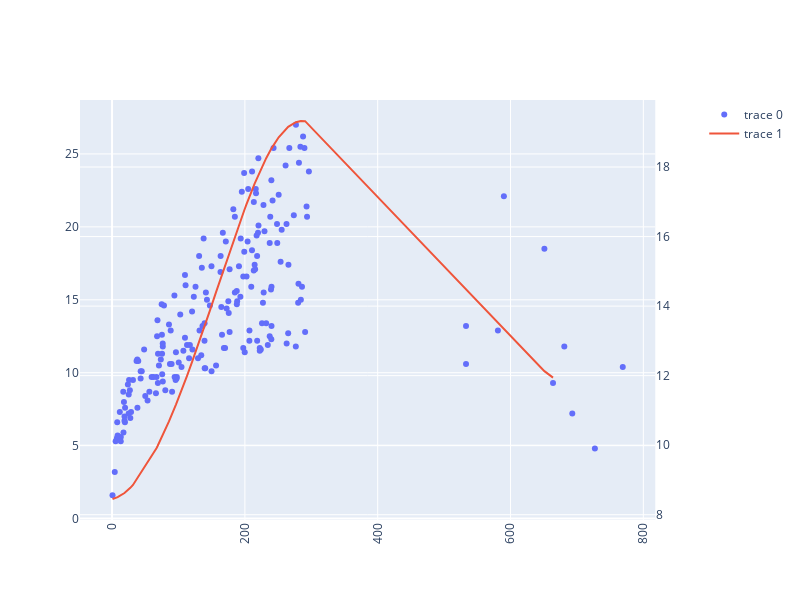

Notebook code cell kept with this figure:
### Code cell
y_svr = svr.predict(X_test[use_columns].values)
df = pd.DataFrame({'x':X_test[use_columns].values.squeeze(), 'y': y_svr}).sort_values(by='x')
# px.line(df, x='x', y='y')

trace1= go.Scatter(mode='markers', x=sales_data['TV'], y=sales_data['Sales'])
trace2 = go.Scatter(x=df['x'], y=df['y'])

fig = make_subplots(specs=[[{"secondary_y": True}]])
fig.add_trace(trace1)
fig.add_trace(trace2,secondary_y=True)
fig['layout'].update(height = 600, width = 800,xaxis=dict(tickangle=-90))
fig.show()

### Figure 1 — Plotly figure (JSON) as saved in the notebook; plotly's stock layout.template omitted (floating-point values rounded to 4 significant figures; data arrays with more than 128 entries replaced by an {"elided": "..."} marker saying what was removed)
{"data": [{"mode": "markers", "type": "scatter", "x": {"elided": "200 float values"}, "y": {"elided": "200 float values"}}, {"type": "scatter", "x": [0.7, 5.4, 7.8, 8.4, 18.7, 18.8, 19.6, 27.5, 31.5, 62.3, 66.1, 66.9, 68.4, 75.1, 85.7, 96.2, 97.5, 100.4, 112.9, 120.5, 123.1, 134.3, 136.2, 137.9, 147.3, 156.6, 164.5, 168.4, 170.2, 171.3, 175.7, 177, 184.9, 199.1, 202.5, 206.8, 210.7, 214.7, 232.1, 238.2, 239.9, 240.1, 250.9, 265.2, 276.7, 283.6, 284.3, 290.7, 651, 664], "xaxis": "x", "y": [8.452, 8.48, 8.499, 8.505, 8.625, 8.627, 8.639, 8.774, 8.856, 9.744, 9.882, 9.912, 9.969, 10.23, 10.68, 11.17, 11.23, 11.37, 12.0, 12.39, 12.53, 13.14, 13.25, 13.34, 13.87, 14.4, 14.85, 15.07, 15.18, 15.24, 15.49, 15.56, 16.0, 16.76, 16.93, 17.15, 17.33, 17.52, 18.25, 18.47, 18.53, 18.54, 18.86, 19.16, 19.29, 19.32, 19.32, 19.32, 12.13, 11.94], "yaxis": "y2"}], "layout": {"height": 600, "width": 800, "xaxis": {"anchor": "y", "domain": [0, 0.94], "tickangle": -90}, "yaxis": {"anchor": "x", "domain": [0, 1]}, "yaxis2": {"anchor": "x", "overlaying": "y", "side": "right"}}}
